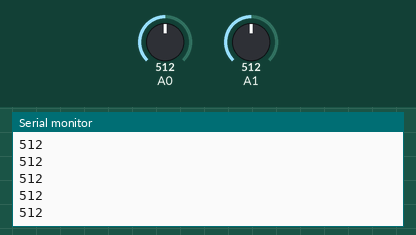
Bench run of a sketch on a simulated Arduino Uno, built with avr-gcc and run on an emulated ATmega328P. Shown: the last lines printed to the serial monitor. The test bench sets the inputs (shaded band); at power-on: A0 = 512, A1 = 512.

Above: at 1.2 s.
1.3 s: A0 set to 716
At 2.1 s:
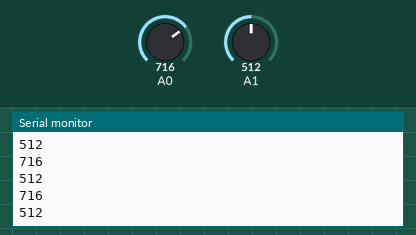
2.8 s: A1 set to 716
At 3.7 s:
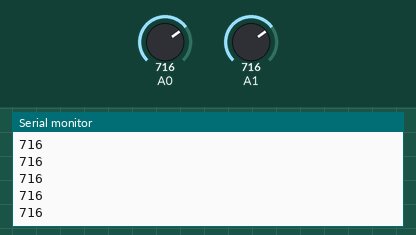
4.3 s: A0 set to 900
At 4.8 s:
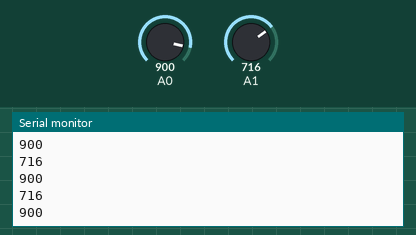
5.8 s: A1 set to 511
At 6.8 s:
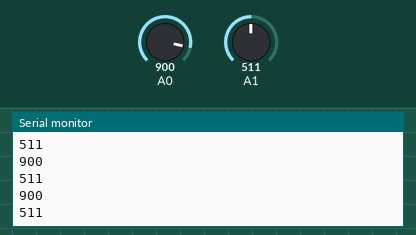
Timing chart, 0 to 8.3 s (numbered marks = the images above; inputs shaded):
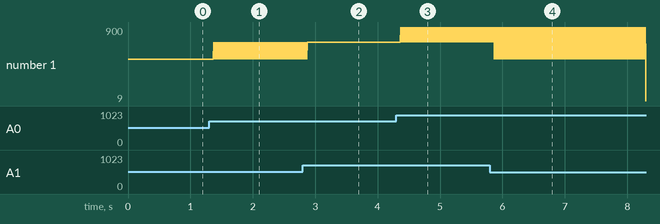

The sketch:

Test.ino
```cpp
void setup() {
  Serial.begin(9600);
}
void loop() {
    Serial.println(analogRead(A0));
    Serial.println(analogRead(A1));
}
```

Measured:
- after the input at 1.3 s, the serial monitor: prints a new line after 0.07 s (image 1)
- after the input at 4.3 s, the serial monitor: prints a new line after 0.07 s (image 3)
- after the input at 5.8 s, the serial monitor: prints a new line after 0.07 s (image 4)
- plotted number 1: 512 → 716 after the input at 1.3 s
